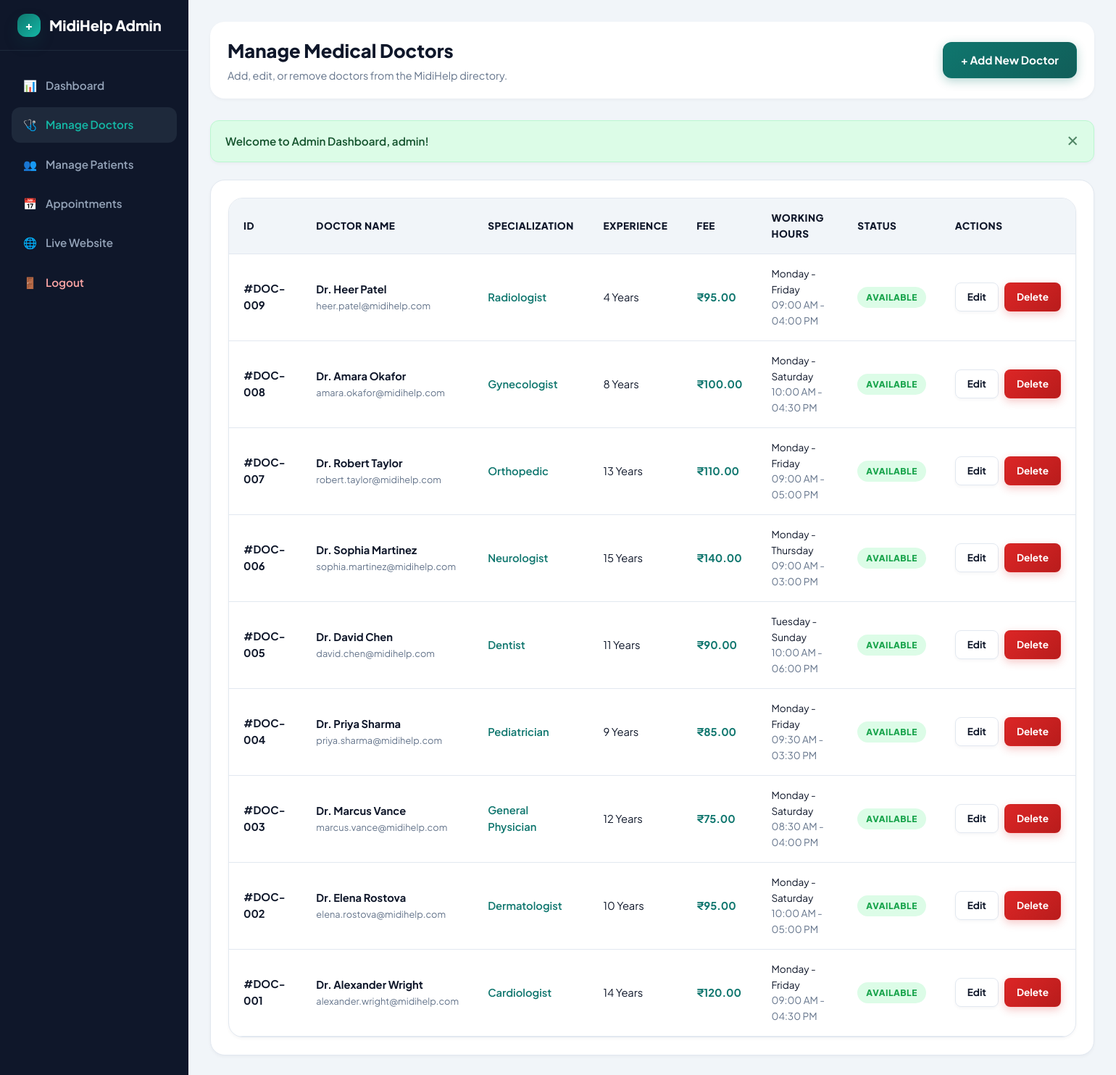
/admin/doctors.php (signed in), run on the app's committed database.
### tables this page shows
CREATE TABLE `doctors` (
  `id` INT(11) NOT NULL AUTO_INCREMENT,
  `name` VARCHAR(100) NOT NULL,
  `specialization` VARCHAR(100) NOT NULL,
  `qualification` VARCHAR(100) NOT NULL,
  `experience` VARCHAR(50) NOT NULL,
  `phone` VARCHAR(20) NOT NULL,
  `email` VARCHAR(100) NOT NULL,
  `consultation_fee` DECIMAL(10,2) NOT NULL DEFAULT '0.00',
  `available_days` VARCHAR(100) NOT NULL DEFAULT 'Monday - Friday',
  `available_time` VARCHAR(100) NOT NULL DEFAULT '09:00 AM - 05:00 PM',
  `image` VARCHAR(255) DEFAULT 'default-doctor.png',
  `description` TEXT DEFAULT NULL,
  `status` ENUM('Available', 'Unavailable') NOT NULL DEFAULT 'Available',
  `created_at` TIMESTAMP NOT NULL DEFAULT CURRENT_TIMESTAMP,
  PRIMARY KEY (`id`)
);

### admin/doctors.php (the view, shortened to what this page needs)
<?php
require_once __DIR__ . '/../config/database.php';
$query = "SELECT * FROM doctors ORDER BY id DESC";
$result = $conn->query($query);
$doctors = [];
if ($result) {
    while ($row = $result->fetch_assoc()) {
        $doctors[] = $row;
    }
}
?>
<!DOCTYPE html>
<html lang="en">
<head>
    <link rel="stylesheet" href="../css/style.css">
    <link rel="stylesheet" href="../css/admin.css">
</head>
<body>
<div class="admin-wrapper">
    <aside class="admin-sidebar">
        <div class="admin-brand">
            <div class="logo-icon" style="width: 32px; height: 32px; font-size: 1rem;">+</div>
            <span>MidiHelp Admin</span>
        </div>
        <div class="admin-menu">
            <a href="dashboard.php" class="admin-menu-link">📊 <span>Dashboard</span></a>
            <a href="doctors.php" class="admin-menu-link active">🩺 <span>Manage Doctors</span></a>
            <a href="patients.php" class="admin-menu-link">👥 <span>Manage Patients</span></a>
            <a href="appointments.php" class="admin-menu-link">📅 <span>Appointments</span></a>
            <a href="../index.php" target="_blank" class="admin-menu-link">🌐 <span>Live Website</span></a>
            <a href="logout.php" class="admin-menu-link" style="margin-top: auto; color: #FCA5A5;">🚪 <span>Logout</span></a>
        </div>
    </aside>
    <main class="admin-main">
        <div class="admin-header">
            <div>
                <h1 class="admin-title">Manage Medical Doctors</h1>
                <p style="color: var(--muted-text); font-size: 0.9rem; margin-top: 2px;">Add, edit, or remove doctors from the MidiHelp directory.</p>
            </div>
            <a href="add-doctor.php" class="btn btn-primary">+ Add New Doctor</a>
        </div>
        <?php
        if (isset($_SESSION['flash_success'])) {
            echo '<div class="alert alert-success"><span>' . htmlspecialchars($_SESSION['flash_success']) . '</span><button class="alert-close">✕</button></div>';
        }
        ?>
        <div style="background: white; border-radius: var(--radius-lg); padding: 24px; box-shadow: var(--shadow-sm); border: 1px solid var(--border-color);">
            <div class="table-responsive">
                <table class="custom-table">
                    <thead>
                        <tr>
                            <th>ID</th>
                            <th>Doctor Name</th>
                            <th>Specialization</th>
                            <th>Experience</th>
                            <th>Fee</th>
                            <th>Working Hours</th>
                            <th>Status</th>
                            <th>Actions</th>
                        </tr>
                    </thead>
                    <tbody>
                        <?php if (!empty($doctors)): ?>
                            <?php foreach ($doctors as $doc): ?>
                                <tr>
                                    <td><strong>#DOC-<?php echo sprintf("%03d", $doc['id']); ?></strong></td>
                                    <td>
                                        <div style="font-weight: 700; color: var(--dark-text);"><?php echo htmlspecialchars($doc['name']); ?></div>
                                        <div style="font-size: 0.8rem; color: var(--muted-text);"><?php echo htmlspecialchars($doc['email']); ?></div>
                                    </td>
                                    <td><span style="color: var(--primary); font-weight: 600;"><?php echo htmlspecialchars($doc['specialization']); ?></span></td>
                                    <td><?php echo htmlspecialchars($doc['experience']); ?></td>
                                    <td style="font-weight: 700; color: var(--primary);">₹<?php echo number_format($doc['consultation_fee'], 2); ?></td>
                                    <td style="font-size: 0.85rem;">
                                        <div><?php echo htmlspecialchars($doc['available_days']); ?></div>
                                        <div style="color: var(--muted-text);"><?php echo htmlspecialchars($doc['available_time']); ?></div>
                                    </td>
                                    <td>
                                        <span class="badge <?php echo ($doc['status'] == 'Available') ? 'badge-confirmed' : 'badge-cancelled'; ?>">
                                            <?php echo htmlspecialchars($doc['status']); ?>
                                        </span>
                                    </td>
                                    <td>
                                        <div style="display: flex; gap: 8px;">
                                            <a href="edit-doctor.php?id=<?php echo $doc['id']; ?>" class="btn btn-outline btn-sm">Edit</a>
                                            <a href="delete-doctor.php?id=<?php echo $doc['id']; ?>" class="btn btn-danger btn-sm" onclick="return confirmDelete('Are you sure you want to delete <?php echo htmlspecialchars($doc['name']); ?>? This action will remove all doctor records.')">Delete</a>
                                        </div>
                                    </td>
                                </tr>
                            <?php endforeach; ?>
                        <?php else: ?>
                            <tr>
                                <td colspan="8" style="text-align: center; padding: 30px; color: var(--muted-text);">No doctors found in directory. Click "+ Add New Doctor" to register one.</td>
                            </tr>
                        <?php endif; ?>
                    </tbody>
                </table>
            </div>
        </div>
    </main>
</div>
</body>
</html>

### css/style.css (style rules this page uses)
:root { --primary: #0F766E; --primary-hover: #115E59; --primary-light: #F0FDFA; --secondary: #14B8A6; --secondary-light: #CCFBF1; --accent-glow: rgba(20, 184, 166, 0.35); --bg-color: #F8FAFC; --card-bg: #FFFFFF; --glass-bg: rgba(255, 255, 255, 0.85); --dark-text: #0F172A; --muted-text: #64748B; --border-color: #E2E8F0; --success: #16A34A; --success-bg: #DCFCE7; --warning: #F59E0B; --warning-bg: #FEF3C7; --danger: #DC2626; --danger-bg: #FEE2E2; --info: #0284C7; --info-bg: #E0F2FE; --shadow-sm: 0 2px 4px rgba(15, 23, 42, 0.04); --shadow-md: 0 8px 16px -2px rgba(15, 23, 42, 0.08), 0 4px 6px -2px rgba(15, 23, 42, 0.03); --shadow-lg: 0 20px 35px -8px rgba(15, 23, 42, 0.12), 0 8px 16px -6px rgba(15, 23, 42, 0.06); --shadow-glow: 0 10px 25px -5px rgba(15, 118, 110, 0.25); --radius-sm: 8px; --radius-md: 12px; --radius-lg: 20px; --radius-full: 9999px; --transition: all 0.3s cubic-bezier(0.4, 0, 0.2, 1); }
* { margin: 0; padding: 0; box-sizing: border-box; }
body { font-family: 'Plus Jakarta Sans', -apple-system, BlinkMacSystemFont, "Segoe UI", Roboto, sans-serif; background-color: var(--bg-color); background-image: radial-gradient(at 0% 0%, rgba(204, 251, 241, 0.5) 0px, transparent 50%), radial-gradient(at 100% 100%, rgba(224, 242, 254, 0.5) 0px, transparent 50%); background-attachment: fixed; color: var(--dark-text); line-height: 1.6; display: flex; flex-direction: column; min-height: 100vh; overflow-x: hidden; }
a { color: var(--primary); text-decoration: none; transition: var(--transition); }
.logo-icon { width: 42px; height: 42px; background: linear-gradient(135deg, var(--primary), var(--secondary)); color: white; border-radius: var(--radius-md); display: flex; align-items: center; justify-content: center; font-weight: 800; font-size: 1.3rem; box-shadow: var(--shadow-glow); transition: var(--transition); }
.btn { display: inline-flex; align-items: center; justify-content: center; gap: 8px; font-family: inherit; font-size: 0.95rem; font-weight: 700; padding: 12px 24px; border-radius: var(--radius-md); border: 1px solid transparent; cursor: pointer; transition: var(--transition); text-align: center; white-space: nowrap; position: relative; overflow: hidden; }
.btn-primary { background: linear-gradient(135deg, var(--primary), #115E59); color: white; box-shadow: 0 4px 14px rgba(15, 118, 110, 0.3); }
.btn-outline { background-color: var(--card-bg); border-color: var(--border-color); color: var(--dark-text); box-shadow: var(--shadow-sm); }
.btn-danger { background: linear-gradient(135deg, var(--danger), #B91C1C); color: white; box-shadow: 0 4px 12px rgba(220, 38, 38, 0.25); }
.btn-sm { padding: 8px 16px; font-size: 0.85rem; border-radius: var(--radius-sm); }
.alert { padding: 16px 20px; border-radius: var(--radius-md); margin-bottom: 24px; font-size: 0.95rem; font-weight: 600; display: flex; align-items: center; justify-content: space-between; border: 1px solid transparent; animation: popIn 0.4s ease forwards; box-shadow: var(--shadow-sm); }
.alert-success { background-color: var(--success-bg); color: #14532D; border-color: #BBF7D0; }
.alert-close { background: none; border: none; font-size: 1.3rem; cursor: pointer; color: inherit; opacity: 0.7; transition: var(--transition); }
.table-responsive { width: 100%; overflow-x: auto; background: var(--card-bg); border-radius: var(--radius-lg); box-shadow: var(--shadow-sm); border: 1px solid var(--border-color); }
.custom-table { width: 100%; border-collapse: collapse; text-align: left; }
.custom-table th { background-color: #F1F5F9; padding: 16px 20px; font-size: 0.85rem; font-weight: 800; color: var(--dark-text); text-transform: uppercase; letter-spacing: 0.5px; border-bottom: 1px solid var(--border-color); }
.custom-table td { padding: 16px 20px; font-size: 0.92rem; border-bottom: 1px solid var(--border-color); transition: var(--transition); }
.badge { display: inline-flex; align-items: center; gap: 6px; padding: 5px 12px; border-radius: var(--radius-full); font-size: 0.75rem; font-weight: 800; text-transform: uppercase; letter-spacing: 0.5px; }
.badge-confirmed { background-color: var(--success-bg); color: var(--success); }

### data on the page
doctors: id "009", name "Dr. Heer Patel", email "heer.patel@midihelp.com", specialization "Radiologist", experience "4 Years", consultation_fee "95.00", available_days "Monday - Friday", available_time "09:00 AM - 04:00 PM", status "AVAILABLE"
doctors: id "008", name "Dr. Amara Okafor", email "amara.okafor@midihelp.com", specialization "Gynecologist", experience "8 Years", consultation_fee "100.00", available_days "Monday - Saturday", available_time "10:00 AM - 04:30 PM", status "AVAILABLE"
doctors: id "007", name "Dr. Robert Taylor", email "robert.taylor@midihelp.com", specialization "Orthopedic", experience "13 Years", consultation_fee "110.00", available_days "Monday - Friday", available_time "09:00 AM - 05:00 PM", status "AVAILABLE"
doctors: id "006", name "Dr. Sophia Martinez", email "sophia.martinez@midihelp.com", specialization "Neurologist", experience "15 Years", consultation_fee "140.00", available_days "Monday - Thursday", available_time "09:00 AM - 03:00 PM", status "AVAILABLE"
doctors: id "005", name "Dr. David Chen", email "david.chen@midihelp.com", specialization "Dentist", experience "11 Years", consultation_fee "90.00", available_days "Tuesday - Sunday", available_time "10:00 AM - 06:00 PM", status "AVAILABLE"
doctors: id "004", name "Dr. Priya Sharma", email "priya.sharma@midihelp.com", specialization "Pediatrician", experience "9 Years", consultation_fee "85.00", available_days "Monday - Friday", available_time "09:30 AM - 03:30 PM", status "AVAILABLE"
doctors: id "003", name "Dr. Marcus Vance", email "marcus.vance@midihelp.com", specialization "General Physician", experience "12 Years", consultation_fee "75.00", available_days "Monday - Saturday", available_time "08:30 AM - 04:00 PM", status "AVAILABLE"
doctors: id "002", name "Dr. Elena Rostova", email "elena.rostova@midihelp.com", specialization "Dermatologist", experience "10 Years", consultation_fee "95.00", available_days "Monday - Saturday", available_time "10:00 AM - 05:00 PM", status "AVAILABLE"
doctors: id "001", name "Dr. Alexander Wright", email "alexander.wright@midihelp.com", specialization "Cardiologist", experience "14 Years", consultation_fee "120.00", available_days "Monday - Friday", available_time "09:00 AM - 04:30 PM", status "AVAILABLE"

### other printed values
$_SESSION['flash_success'] "Welcome to Admin Dashboard, admin!"
